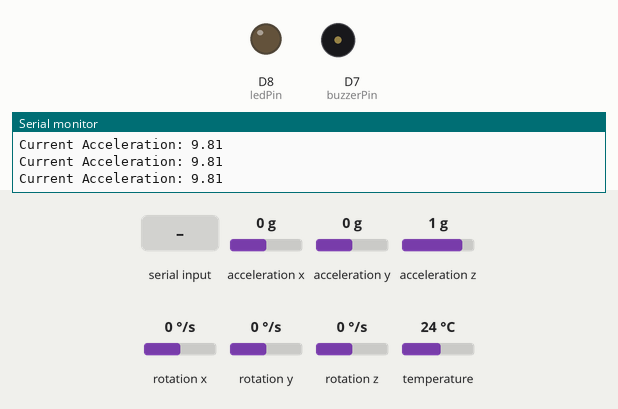
This sketch was run on a simulated ESP8266 (NodeMCU). Shown: output pins drawn as LEDs (lit = HIGH), buzzer (waves = sounding, pin HIGH), the last lines printed to the serial monitor. Inputs (shaded band) come from the test bench; at power-on: acceleration z 1 g, acceleration x 0 g, acceleration y 0 g, rotation x 0 °/s, rotation y 0 °/s, rotation z 0 °/s, temperature 24 °C.

Above: at 6.3 s.
6.4 s: acceleration z set to 0 g
8.1 s: "N" received over Serial
At 19.7 s:
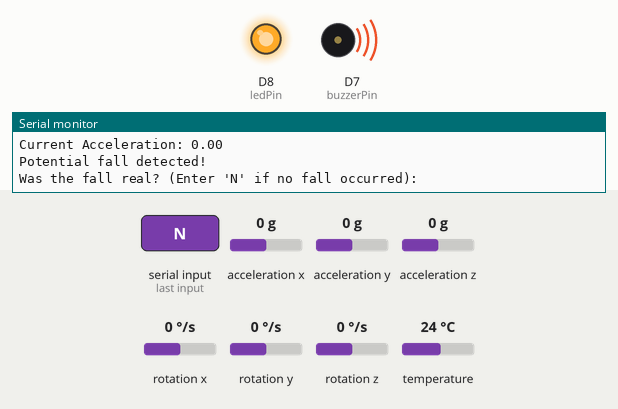
Timing chart, 0 to 35.6 s (numbered marks = the images above; inputs shaded):
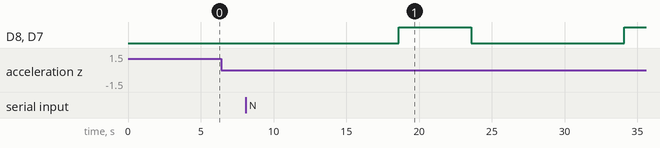

The sketch:

guardian_ange.ino
```cpp
#include <Wire.h>
#include <Adafruit_MPU6050.h>
#include <Adafruit_Sensor.h>

// Initialize I2C and MPU6050
Adafruit_MPU6050 mpu;

// Set up GPIO for LED and buzzer
const int ledPin = D8;  // LED connected to D8
const int buzzerPin = D7;  // Buzzer connected to D7

// Fall detection constants
const float ACCELERATION_ZERO_THRESHOLD = 0.2;  // Threshold near zero acceleration
const float BASELINE_THRESHOLD = 0.5;  // Threshold to detect significant drop
float baselineAcceleration = 0.0;  // To store baseline acceleration

// Time duration for LED and buzzer
const int ALERT_DURATION = 5000;  // 5 seconds

void setup() {
  // Initialize serial communication
  Serial.begin(115200);
  Serial.println("Starting setup...");

  // Initialize I2C
  Wire.begin();

  // Initialize MPU6050
  if (!mpu.begin()) {
    Serial.println("Failed to find MPU6050 chip. Check wiring.");
    while (1) {
      delay(10);  // Infinite loop if initialization fails
    }
  }

  // Set up GPIO for LED and buzzer
  pinMode(ledPin, OUTPUT);
  pinMode(buzzerPin, OUTPUT);

  // Baseline calibration
  Serial.println("Calibrating baseline acceleration...");
  baselineAcceleration = calculateBaseline();
  Serial.print("Baseline acceleration: ");
  Serial.println(baselineAcceleration);
}

void loop() {
  // Read sensor data
  sensors_event_t a, g, temp;
  mpu.getEvent(&a, &g, &temp);

  // Get the total acceleration
  float currentAcceleration = sqrt(pow(a.acceleration.x, 2) + pow(a.acceleration.y, 2) + pow(a.acceleration.z, 2));
  Serial.print("Current Acceleration: ");
  Serial.println(currentAcceleration);

  // Check for a fall
  if (detectFall(currentAcceleration)) {
    Serial.println("Potential fall detected!");

    // Ask the user if the fall is real
    Serial.println("Was the fall real? (Enter 'N' if no fall occurred): ");
    unsigned long startTime = millis();
    bool userResponded = false;

    while (millis() - startTime < 10000) {  // 10 seconds to respond
      if (Serial.available() > 0) {
        char userResponse = Serial.read();
        if (userResponse == 'N' || userResponse == 'n') {
          Serial.println("No fall confirmed by user.");
          userResponded = true;
          break;
        }
      }
    }

    // If no response, activate alert
    if (!userResponded) {
      activateAlert();
      Serial.println("Calling emergency services...");
    } else {
      Serial.println("User confirmed no fall.");
    }
  }
  delay(500);  // Small delay for readability in the Serial Monitor
}

float calculateBaseline() {
  float sum = 0.0;
  int sampleCount = 50;  // Number of samples to average over 5 seconds

  for (int i = 0; i < sampleCount; i++) {
    sensors_event_t a, g, temp;
    mpu.getEvent(&a, &g, &temp);

    // Get the total acceleration
    float acceleration = sqrt(pow(a.acceleration.x, 2) + pow(a.acceleration.y, 2) + pow(a.acceleration.z, 2));
    sum += acceleration;

    delay(100);  // Sample every 100ms for 5 seconds
  }

  return sum / sampleCount;
}

bool detectFall(float currentAcceleration) {
  // Check if the current acceleration is significantly below baseline and close to zero
  return (baselineAcceleration - currentAcceleration) > BASELINE_THRESHOLD && currentAcceleration < ACCELERATION_ZERO_THRESHOLD;
}

void activateAlert() {
  digitalWrite(ledPin, HIGH);  // Turn on LED
  digitalWrite(buzzerPin, HIGH);  // Activate buzzer
  delay(ALERT_DURATION);  // Keep alert active for 5 seconds
  digitalWrite(ledPin, LOW);  // Turn off LED
  digitalWrite(buzzerPin, LOW);  // Turn off buzzer
}
```
